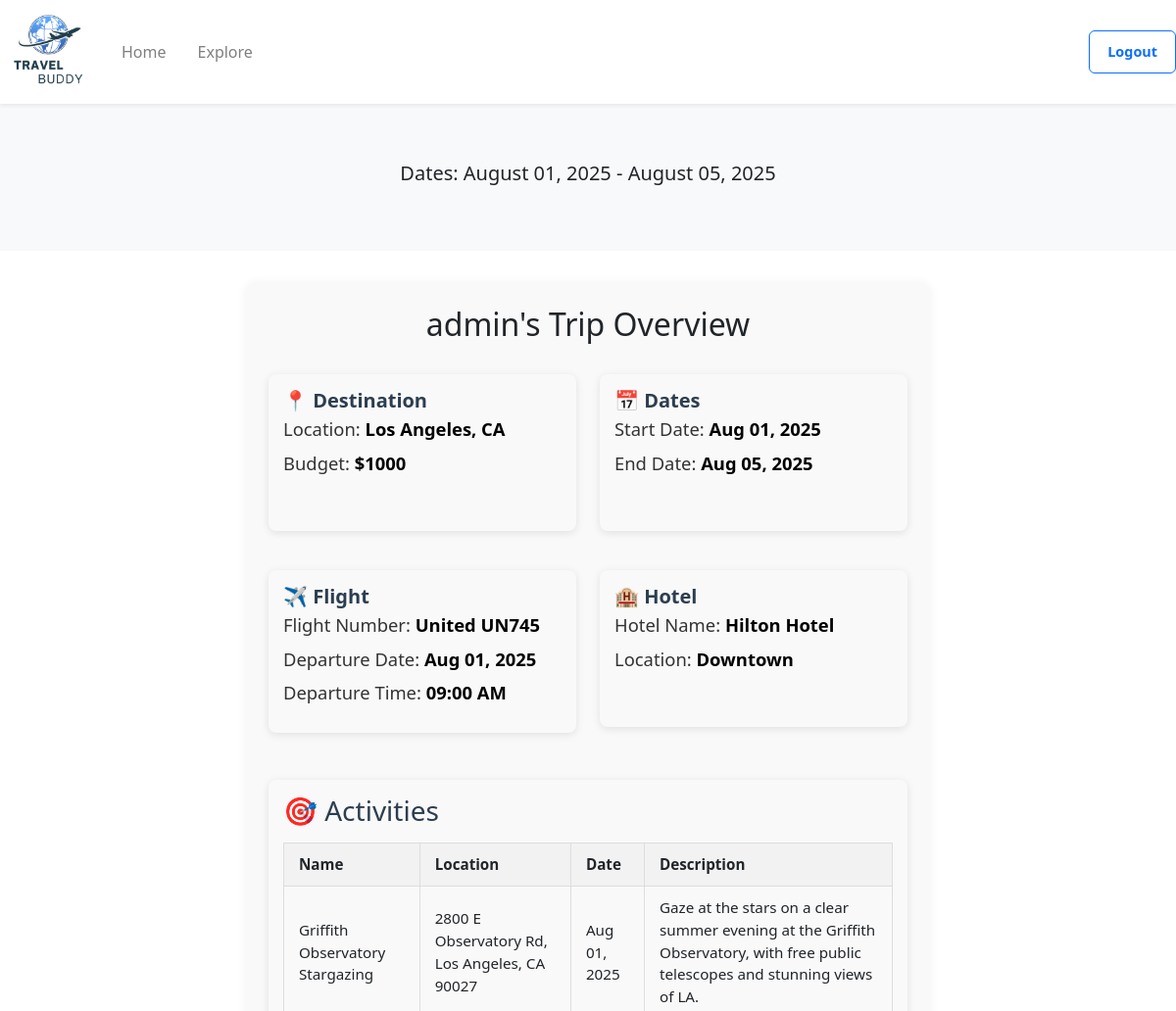
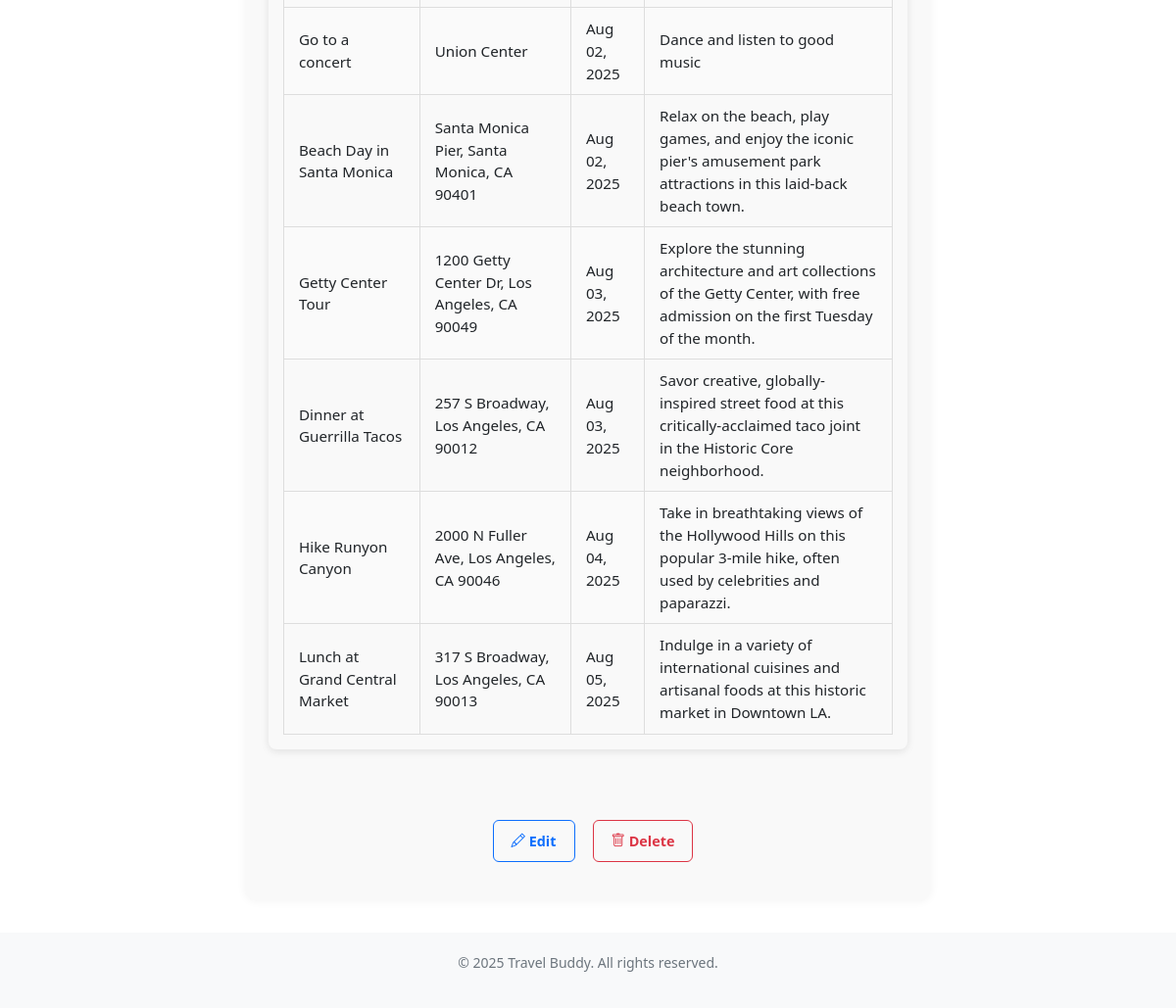
The page /plan/6 (signed in) on the database its author committed (2 pictures, top to bottom).
### website/models.py (models this page shows)
class Trip(db.Model):
    __tablename__ = 'trip'
    id = db.Column(db.Integer, primary_key=True)
    destination = db.Column(db.String(200), nullable=False)
    start_date = db.Column(db.Date, nullable=False)
    end_date = db.Column(db.Date, nullable=False)
    travelers = db.Column(db.Integer)
    budget = db.Column(db.Integer)
    public = db.Column(db.Boolean, default=False)  # for sharing on explore page (False = private, True = public)
    starred = db.Column(db.Boolean, default=False)
    user_id = db.Column(db.Integer, db.ForeignKey('user.id'))           # each trip belongs to a user
    flights = db.relationship('Flight', backref='trip', cascade="all, delete-orphan")
    hotels = db.relationship('Hotel', backref='trip', cascade="all, delete-orphan")
    activities = db.relationship('Activity', backref='trip', cascade="all, delete-orphan")
    bookings = db.relationship('Booking', backref='trip', cascade="all, delete-orphan")

class User(db.Model, UserMixin):
    __tablename__ = 'user'
    id = db.Column(db.Integer, primary_key=True)
    name = db.Column(db.String(200))
    email = db.Column(db.String(200), unique=True)
    password = db.Column(db.String(200))

class Flight(db.Model):
   __tablename__ = 'flight'
   id = db.Column(db.Integer, primary_key=True)
   airline = db.Column(db.String(200))
   flight_number = db.Column(db.String(100), nullable=False)
   departure_date = db.Column(db.Date, nullable=False)
   departure_time = db.Column(db.Time, nullable=False)
   trip_id = db.Column(db.Integer, db.ForeignKey('trip.id', ondelete="CASCADE"))

class Hotel(db.Model):
    __tablename__ = 'hotel'
    id = db.Column(db.Integer, primary_key=True)
    hotel_name = db.Column(db.String(200), nullable=False)
    location = db.Column(db.String(200), nullable=False)
    trip_id = db.Column(db.Integer, db.ForeignKey('trip.id', ondelete="CASCADE"))

class Activity(db.Model):
    __tablename__ = 'activity'
    id = db.Column(db.Integer, primary_key=True)
    activity_name = db.Column(db.String(200), nullable=False)
    location = db.Column(db.String(200), nullable=False)
    date = db.Column(db.Date, nullable=False)
    description = db.Column(db.String(500))
    trip_id = db.Column(db.Integer, db.ForeignKey('trip.id', ondelete="CASCADE"))

### website/views.py (the view)
@views.route('/plan/<int:trip_id>')
@login_required
def view_plan(trip_id):
    trip = Trip.query.get_or_404(trip_id)
    flight = Flight.query.filter_by(trip_id=trip_id).first()
    hotel = Hotel.query.filter_by(trip_id=trip_id).first()
    activities = Activity.query.filter_by(trip_id=trip_id).all()
    if trip.user_id != current_user.id:
        abort(403)
    return render_template("plan.html", user=current_user, trip=trip, flight=flight, hotel=hotel, activities=activities)

### website/__init__.py (called while the page is built)
def create_app():
    app = Flask(__name__)
    app.config['SECRET_KEY'] = 'asdfa asdfa'
    app.config['SQLALCHEMY_DATABASE_URI'] = f'sqlite:///{DB_NAME}'
    app.config['DATABASE'] = os.path.join(app.instance_path, DB_NAME)
    db.init_app(app)
    from .views import views
    from .auth import auth
    app.register_blueprint(views, url_prefix='/')
    app.register_blueprint(auth, url_prefix='/')
    from .models import User
    with app.app_context():
        if not path.exists(DB_NAME):
            db.create_all()
            print("Database created successfully")
    login_manager = LoginManager()
    login_manager.login_view = 'auth.login'
    login_manager.init_app(app)
    @login_manager.user_loader
    def load_user(id):
        return User.query.get(int(id))
    return app

### website/templates/plan.html (shortened to what this page needs)
<!DOCTYPE html>
<html>
  <head>
    <link rel="stylesheet" href="https://stackpath.bootstrapcdn.com/bootstrap/4.4.1/css/bootstrap.min.css" />
    <link href="https://cdn.jsdelivr.net/npm/bootstrap-icons/font/bootstrap-icons.css" rel="stylesheet" />
    <link rel="stylesheet" href="https://stackpath.bootstrapcdn.com/font-awesome/4.7.0/css/font-awesome.min.css" />
    <link href="https://cdn.jsdelivr.net/npm/bootstrap@5.3.0/dist/css/bootstrap.min.css" rel="stylesheet" />
  </head>
  <body class="min-vh-100 d-flex flex-column">
    <nav class="navbar navbar-expand-lg navbar-light bg-white shadow-sm">
      <a class="navbar-brand" href="/home">
        <img src="{{url_for('static', filename='images/logo.png')}}" class="d-inline-block align-top logo-nav" />
      </a>
      <div class="collapse navbar-collapse" id="navbar">
        <div class="navbar-nav">
          <a class="nav-item nav-link mr-3" id="home" href="/home">Home</a>
          <a class="nav-item nav-link" id="explore" href="/explore">Explore</a>
        </div>
        <br/>
        <div class="ml-auto">
          <a class="btn btn-outline-primary" id="logout" href="/" role="button">Logout</a>
        </div>
      </div>
    </nav>
    <section class="hero">
      <div class="container">
        <p style="text-align: center" class="lead mt-3 mb-4">Dates: {{ trip.start_date.strftime('%B %d, %Y') }} - {{ trip.end_date.strftime('%B %d, %Y') }}</p>
      </div>
    </section>
    <div class="trip-summary">
      <h2>{{ user.name }}'s Trip Overview</h2>
      <div class="row mt-3">
        <div class="col-md-6">
          <section class="trip-info-card">
            <h3 class="trip-info-title">📍 Destination</h3>
            <p class="trip-info-detail">Location: <strong>{{ trip.destination }}</strong></p>
            <p class="trip-info-detail">Budget: <strong>${{trip.budget}}</strong></p>
          </section>
        </div>
        <div class="col-md-6">
          <section class="trip-info-card">
            <h3 class="trip-info-title">📅 Dates</h3>
            <p class="trip-info-detail">Start Date: <strong>{{ trip.start_date.strftime('%b %d, %Y') }}</strong></p>
            <p class="trip-info-detail">End Date: <strong>{{ trip.end_date.strftime('%b %d, %Y') }}</strong></p>
          </section>
        </div>
      </div>
      <div class="row mt-3">
        {% if flight %}
        <div class="col-md-6">
          <section class="trip-info-card">
            <h3 class="trip-info-title">✈️ Flight</h3>
            <p class="trip-info-detail">Flight Number: <strong>{{ flight.airline }} {{ flight.flight_number }}</strong></p>
            <p class="trip-info-detail">Departure Date: <strong>{{ flight.departure_date.strftime('%b %d, %Y') }}</strong></p>
            <p class="trip-info-detail">Departure Time: <strong>{{ flight.departure_time.strftime('%I:%M %p') }}</strong></p>
          </section>
        </div>
        {% endif %} {% if hotel %}
        <div class="col-md-6">
          <section class="trip-info-card">
            <h3 class="trip-info-title">🏨 Hotel</h3>
            <p class="trip-info-detail">Hotel Name: <strong>{{ hotel.hotel_name }}</strong></p>
            <p class="trip-info-detail">Location: <strong>{{ hotel.location }}</strong></p>
          </section>
        </div>
        {% endif %}
      </div>
      {% if activities %}
      <div class="row mt-4">
        <div class="col-md-12">
          <section class="trip-info-card">
            <h3>🎯 Activities</h3>
            <table class="activity-table">
              <thead>
                <tr>
                  <th>Name</th>
                  <th>Location</th>
                  <th>Date</th>
                  <th>Description</th>
                </tr>
              </thead>
              <tbody>
                {% for activity in activities|sort(attribute='date') %}
                <tr>
                  <td>{{ activity.activity_name }}</td>
                  <td>{{ activity.location }}</td>
                  <td>{{ activity.date.strftime('%b %d, %Y') }}</td>
                  <td>{{ activity.description or '—' }}</td>
                </tr>
                {% endfor %}
              </tbody>
            </table>
          </section>
        </div>
      </div>
      {% endif %}
      <div class="d-flex justify-content-center mt-5 mb-3">
        <div class="d-flex gap-2">
          <a href="{{ url_for('views.edit_plan', trip_id=trip.id) }}" class="btn btn-sm btn-outline-primary"> <i class="bi bi-pencil"></i> Edit </a>
          <form action="{{ url_for('views.delete_plan', trip_id=trip.id) }}" method="POST" onsubmit="return confirm('Are you sure you want to delete this trip?');">
            <button type="submit" class="btn btn-sm btn-outline-danger"><i class="bi bi-trash"></i> Delete</button>
          </form>
        </div>
      </div>
    </div>
    <footer class="footer mt-auto">
      <div class="container">
        <p>© 2025 Travel Buddy. All rights reserved.</p>
      </div>
    </footer>
  </body>
</html>

### website/templates/plan.html (style rules this page uses)
.hero { background: #f8f9fa; padding: 40px 0; text-align: left; }
.footer { background: #f8f9fa; padding: 20px 0; text-align: center; font-size: 14px; color: #6c757d; }
.logo-nav { width: 100px; height: 80px; object-fit: contain; }
.trip-summary { max-width: 700px; margin: 2rem auto; padding: 1.5rem; border-radius: 12px; background-color: #f9f9f9; box-shadow: 0 0 10px rgba(0, 0, 0, 0.05); font-family: 'Segoe UI', sans-serif; }
.trip-summary section { margin-bottom: 1.5rem; }
.trip-summary h2 { text-align: center; margin-bottom: 2rem; }
.trip-summary h3 { margin-bottom: 0.5rem; color: #2c3e50; }
.activity-table { width: 100%; border-collapse: collapse; margin-top: 1rem; font-size: 0.95rem; }
.activity-table th, .activity-table td { padding: 10px 15px; border: 1px solid #ddd; text-align: left; }
.activity-table thead { background-color: #f2f2f2; }
.activity-table tr:nth-child(even) { background-color: #fafafa; }
.btn { display: inline-block; padding: 10px 18px; margin-left: 10px; font-size: 0.9rem; font-weight: bold; text-decoration: none; border-radius: 6px; cursor: pointer; }
.trip-info-card { min-height: 160px; min-width: 300px; background-color: #f9f9f9; border-radius: 8px; padding: 15px; margin-bottom: 20px; box-shadow: 0 2px 8px rgba(0, 0, 0, 0.1); }
.trip-info-title { font-size: 1.25rem; font-weight: 600; margin-bottom: 10px; color: #007bff; }
.trip-info-detail { font-size: 1.15rem; color: #333; line-height: 1; }
.trip-info-detail strong { color: #000; font-weight: 700; }

### rows shown on the page
Trip: start_date "August 01, 2025", end_date "August 05, 2025", destination "Los Angeles, CA", budget "1000", start_date "Aug 01, 2025", end_date "Aug 05, 2025"
User: name "admin"
Flight: airline "United", flight_number "UN745", departure_date "Aug 01, 2025", departure_time "09:00 AM"
Hotel: hotel_name "Hilton Hotel", location "Downtown"
Activity: activity_name "Griffith Observatory Stargazing", location "2800 E Observatory Rd, Los Angeles, CA 90027", date "Aug 01, 2025", description "Gaze at the stars on a clear summer evening at the Griffith Observatory, with free public telescopes and stunning views of LA."
Activity: activity_name "Go to a concert", location "Union Center", date "Aug 02, 2025", description "Dance and listen to good music"
Activity: activity_name "Beach Day in Santa Monica", location "Santa Monica Pier, Santa Monica, CA 90401", date "Aug 02, 2025", description "Relax on the beach, play games, and enjoy the iconic pier's amusement park attractions in this laid-back beach town."
Activity: activity_name "Getty Center Tour", location "1200 Getty Center Dr, Los Angeles, CA 90049", date "Aug 03, 2025", description "Explore the stunning architecture and art collections of the Getty Center, with free admission on the first Tuesday of the month."
Activity: activity_name "Dinner at Guerrilla Tacos", location "257 S Broadway, Los Angeles, CA 90012", date "Aug 03, 2025", description "Savor creative, globally-inspired street food at this critically-acclaimed taco joint in the Historic Core neighborhood."
Activity: activity_name "Hike Runyon Canyon", location "2000 N Fuller Ave, Los Angeles, CA 90046", date "Aug 04, 2025", description "Take in breathtaking views of the Hollywood Hills on this popular 3-mile hike, often used by celebrities and paparazzi."
Activity: activity_name "Lunch at Grand Central Market", location "317 S Broadway, Los Angeles, CA 90013", date "Aug 05, 2025", description "Indulge in a variety of international cuisines and artisanal foods at this historic market in Downtown LA."
